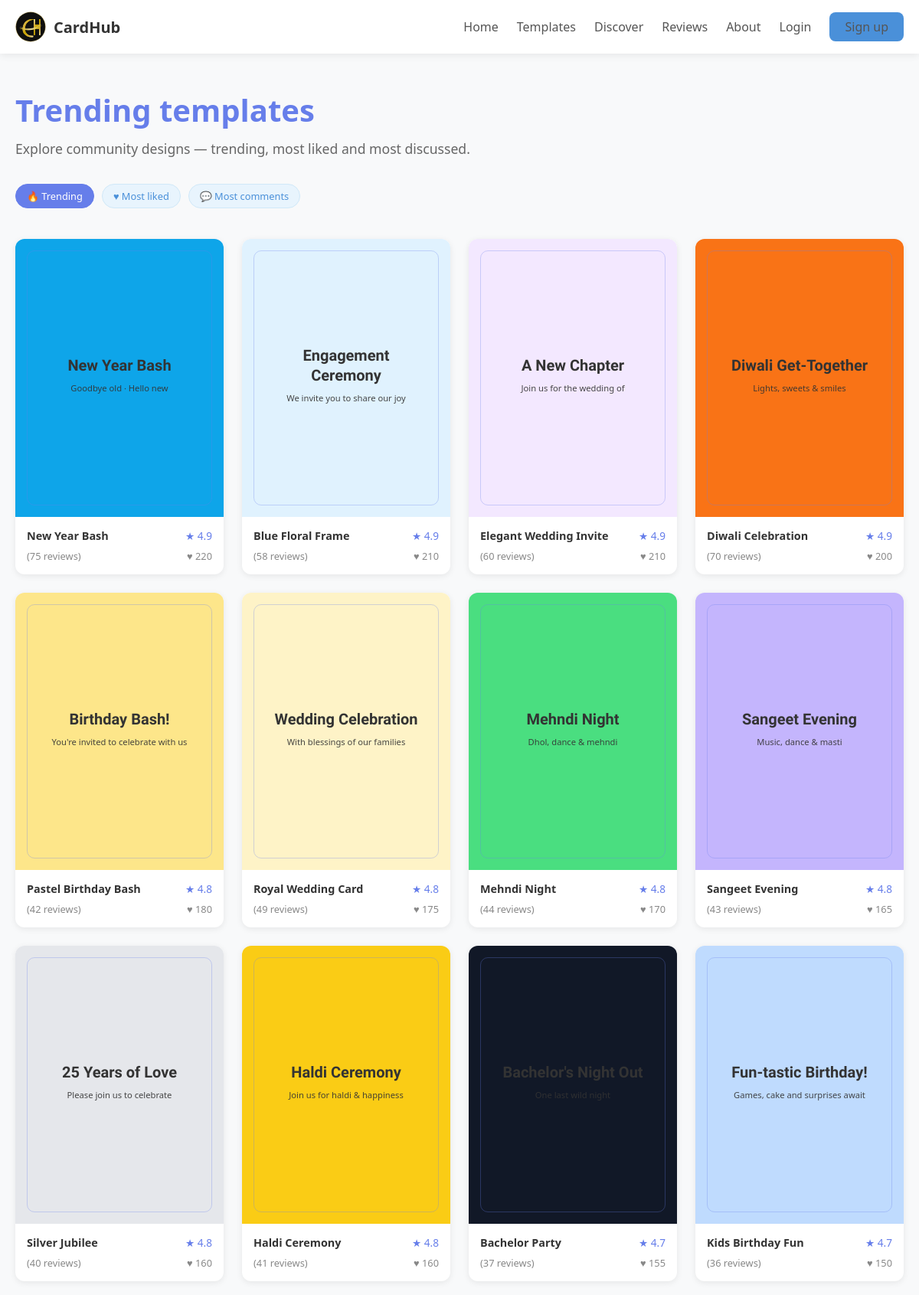
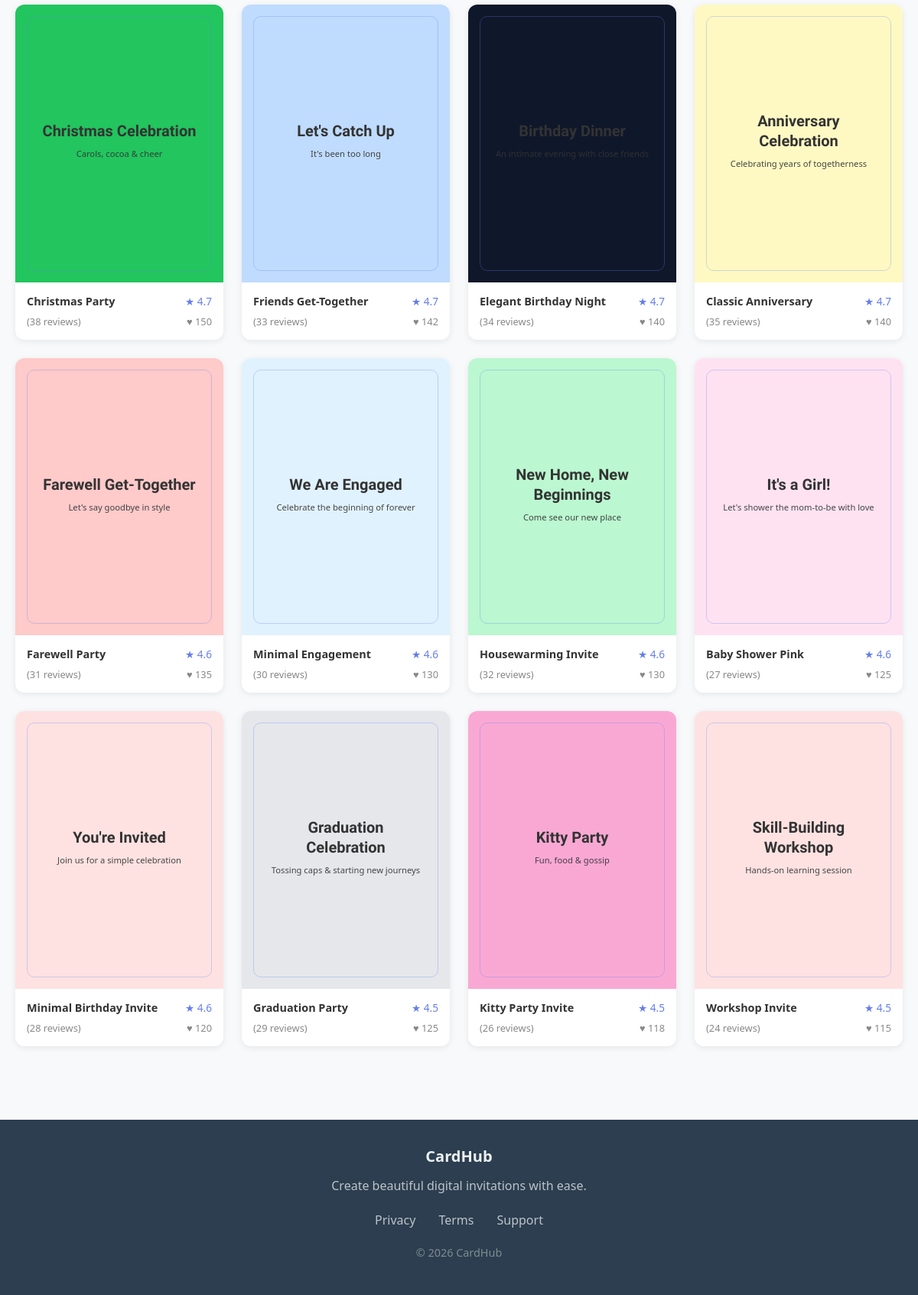
The app's page /discover with its own data (2 pictures, top to bottom).
### app.py (models this page shows, shortened)
class Template(db.Model):
    __tablename__ = "templates"
    id = db.Column(db.Integer, primary_key=True)
    name = db.Column(db.String(120), nullable=False)
    category = db.Column(db.String(80), nullable=False)
    thumbnail = db.Column(db.String(200), nullable=False, default="")
    bg_color = db.Column(db.String(20), nullable=False, default="#1e293b")
    bg_image = db.Column(db.String(200), nullable=True)
    title_text = db.Column(db.String(200), nullable=False)
    line1_text = db.Column(db.String(200), nullable=False)
    line2_text = db.Column(db.String(200), nullable=False)
    label_text = db.Column(db.String(200), nullable=True, default="")
    likes = db.Column(db.Integer, default=0)
    rating = db.Column(db.Float, default=4.7)
    review_count = db.Column(db.Integer, default=0)
    reviews = db.relationship("Review", backref="template", lazy=True)

### app.py (the view)
@app.route("/discover")
def discover():
    mode = request.args.get("mode", "trending")
    templates = Template.query.all()
    attach_meta(templates)
    if mode == "top-liked":
        templates_sorted = sorted(templates, key=lambda t: t.dynamic_likes, reverse=True)
        title = "Most liked templates"
    elif mode == "most-comments":
        templates_sorted = sorted(templates, key=lambda t: t.dynamic_reviews, reverse=True)
        title = "Most commented templates"
    else:
        templates_sorted = sorted(templates, key=lambda t: (t.dynamic_rating, t.dynamic_likes), reverse=True)
        title = "Trending templates"
    return render_template("discover.html", templates=templates_sorted[:24], mode=mode, title=title)

### app.py (called while the page is built)
def current_user():
    uid = session.get("user_id")
    if not uid:
        return None
    return db.session.get(User, uid)

def attach_meta(templates):
    for t in templates:
        base_likes = t.likes or random.randint(35, 220)
        base_reviews = t.review_count or random.randint(4, 45)
        base_rating = t.rating or round(random.uniform(4.2, 4.9), 1)
        real_reviews = t.reviews
        if real_reviews:
            base_reviews = len(real_reviews)
            base_rating = round(sum(r.rating for r in real_reviews) / len(real_reviews), 1)
        t.dynamic_likes = base_likes
        t.dynamic_reviews = base_reviews
        t.dynamic_rating = base_rating
        t.sample_comment = random.choice(REVIEW_SNIPPETS)

@app.context_processor
def inject_globals():
    user = current_user()
    return {
        "current_user_obj": user,
        "USER_ROLE": "free"
    }

### templates/discover.html (shortened to what this page needs)
{% extends 'base.html' %}
{% block content %}
<section class="section">
  <header class="container" style="margin-bottom: 40px;">
    <div style="display: flex; flex-direction: column; gap: 20px;">
      <div>
        <h1 style="font-size: 2.5rem; color: #667eea; margin-bottom: 10px;">{{ title }}</h1>
        <p style="color: #666; font-size: 1.1rem;">Explore community designs — trending, most liked and most discussed.</p>
      </div>
      <div style="display: flex; flex-wrap: wrap; gap: 10px;">
        <a href="{{ url_for('discover', mode='trending') }}" class="tag" style="{% if mode=='trending' %}background: #667eea; color: white; border-color: #667eea;{% endif %}">🔥 Trending</a>
        <a href="{{ url_for('discover', mode='top-liked') }}" class="tag" style="{% if mode=='top-liked' %}background: #667eea; color: white; border-color: #667eea;{% endif %}">♥ Most liked</a>
        <a href="{{ url_for('discover', mode='most-comments') }}" class="tag" style="{% if mode=='most-comments' %}background: #667eea; color: white; border-color: #667eea;{% endif %}">💬 Most comments</a>
      </div>
    </div>
  </header>
  <div class="container">
    {% if templates %}
    <div class="grid grid-4">
      {% for t in templates %}
      <a href="{{ url_for('template_detail', template_id=t.id) }}" style="text-decoration: none;">
        <div class="card" style="height: 100%;">
          {% if t.bg_image %}
          <div style="aspect-ratio: 3/4; background-image: url('{{ t.bg_image }}'); background-size: cover; background-position: center; display: flex; align-items: center; justify-content: center; position: relative;">
            <div style="position: absolute; inset: 0; background: rgba(0,0,0,0.5);"></div>
            <div style="position: absolute; inset: 15px; border-radius: 10px; border: 1px solid rgba(102, 126, 234, 0.3); pointer-events: none;"></div>
            <div style="position: relative; z-index: 1; color: white; text-align: center; padding: 15px; width: 85%;">
              {% if t.label_text %}<p style="font-size: 0.65rem; text-transform: uppercase; letter-spacing: 1px; opacity: 0.8;">{{ t.label_text }}</p>{% endif %}
              {% if t.title_text %}<h3 style="font-size: 1.25rem; font-family: 'Great Vibes', cursive; margin: 5px 0;">{{ t.title_text }}</h3>{% endif %}
              {% if t.line1_text %}<p style="font-size: 0.7rem; opacity: 0.9; margin-top: 8px;">{{ t.line1_text }}</p>{% endif %}
            </div>
          </div>
          {% else %}
          <div style="aspect-ratio: 3/4; background: {{ t.bg_color or '#f0f0f0' }}; display: flex; align-items: center; justify-content: center; text-align: center; padding: 15px; position: relative;">
            <div style="position: absolute; inset: 15px; border-radius: 10px; border: 1px solid rgba(102, 126, 234, 0.3); pointer-events: none;"></div>
            <div style="color: #333; width: 85%;">
              {% if t.title_text %}<h3 style="font-size: 1.25rem; font-family: 'Great Vibes', cursive; margin: 5px 0;">{{ t.title_text }}</h3>{% endif %}
              {% if t.line1_text %}<p style="font-size: 0.7rem; opacity: 0.9; margin-top: 8px;">{{ t.line1_text }}</p>{% endif %}
            </div>
          </div>
          {% endif %}
          <div style="padding: 15px;">
            <div style="display: flex; justify-content: space-between; align-items: center;">
              <span style="font-weight: 600; color: #333; font-size: 0.9rem;">{{ t.name }}</span>
              <span style="color: #667eea; font-size: 0.85rem;">★ {{ '%.1f'|format(t.dynamic_rating or 4.5) }}</span>
            </div>
            <div style="display: flex; justify-content: space-between; margin-top: 8px; font-size: 0.8rem; color: #888;">
              <span>({{ t.dynamic_reviews or 0 }} reviews)</span>
              <span>♥ {{ t.dynamic_likes or 0 }}</span>
            </div>
          </div>
        </div>
      </a>
      {% endfor %}
    </div>
    {% endif %}
  </div>
</section>
{% endblock %}

### templates/base.html (shortened to what this page needs)
<!DOCTYPE html>
<html lang="en">
<head>
<link href="{{ url_for('static', filename='css/styles.css') }}" rel="stylesheet"/>
</head>
<body>
{% set is_editor = request.endpoint in ['editor', 'edit_card'] %}
{% if not is_editor %}
<header class="navbar">
  <div class="container">
    <a class="navbar-brand" href="{{ url_for('index') }}">
      <img src="{{ url_for('static', filename='images/logo-ch.svg') }}" alt="CardHub" style="height: 40px; width: 40px;">
      <span>CardHub</span>
    </a>
    <ul class="navbar-menu">
      {% macro navlink(endpoint, label) %}
        <li><a href="{{ url_for(endpoint) }}" {% if request.endpoint == endpoint %}class="active"{% endif %}>{{ label }}</a></li>
      {% endmacro %}
      {{ navlink('index', 'Home') }}
      {{ navlink('templates_gallery', 'Templates') }}
      {{ navlink('discover', 'Discover') }}
      {{ navlink('reviews_page', 'Reviews') }}
      {{ navlink('about', 'About') }}
      {% if current_user_obj %}
        {{ navlink('profile', 'Profile') }}
        <li><a href="{{ url_for('logout') }}">Logout</a></li>
      {% else %}
        {{ navlink('login', 'Login') }}
        <li><a href="{{ url_for('register') }}" class="btn-primary" style="padding: 8px 20px;">Sign up</a></li>
      {% endif %}
    </ul>
  </div>
</header>
{% endif %}
{% if is_editor %}
<main style="flex: 1; width: 100%;">
{% else %}
<main>
{% endif %}
  {% block content %}{% endblock %}
</main>
{% if not is_editor %}
<footer class="footer">
  <div class="container">
    <p style="margin-bottom: 10px; font-size: 1.25rem; font-weight: 600;">CardHub</p>
    <p style="margin-bottom: 20px; color: #bdc3c7;">Create beautiful digital invitations with ease.</p>
    <div style="display: flex; justify-content: center; gap: 30px; margin-bottom: 20px;">
      <a href="#">Privacy</a>
      <a href="#">Terms</a>
      <a href="#">Support</a>
    </div>
    <p style="color: #7f8c8d; font-size: 0.9rem;">© 2026 CardHub</p>
  </div>
</footer>
{% endif %}
</body>
</html>

### static/css/styles.css (style rules this page uses)
* { -webkit-tap-highlight-color: transparent; box-sizing: border-box; }
html, body { overflow-x: hidden; scroll-behavior: smooth; }
body { background: #f8f9fa; font-family: 'Segoe UI', system-ui, sans-serif; color: #333; -webkit-font-smoothing: antialiased; min-height: 100vh; margin: 0; padding: 0; }
.container { max-width: 1200px; margin: 0 auto; padding: 0 20px; }
.btn-primary { display: inline-block; background: #4a90d9; color: white; font-weight: 500; padding: 12px 28px; border-radius: 8px; text-decoration: none; cursor: pointer; border: none; transition: background 0.3s ease; }
.card { background: white; border-radius: 12px; box-shadow: 0 2px 8px rgba(0,0,0,0.08); overflow: hidden; transition: transform 0.3s ease, box-shadow 0.3s ease; }
h1, h2, h3, h4, h5, h6 { margin: 0 0 12px 0; font-weight: 600; line-height: 1.3; }
h1 { font-size: 1.75rem; }
h3 { font-size: 1.25rem; }
p { margin: 0 0 12px 0; line-height: 1.6; }
a { color: #4a90d9; text-decoration: none; }
.navbar { background: white; box-shadow: 0 2px 10px rgba(0,0,0,0.08); padding: 15px 0; position: sticky; top: 0; z-index: 100; }
.navbar .container { display: flex; align-items: center; justify-content: space-between; }
.navbar-brand { display: flex; align-items: center; gap: 10px; font-size: 1.25rem; font-weight: 600; color: #333; }
.navbar-menu { display: flex; align-items: center; gap: 24px; list-style: none; margin: 0; padding: 0; }
.navbar-menu a { color: #555; font-weight: 500; transition: color 0.3s ease; padding: 8px 0; }
.footer { background: #2c3e50; color: #ecf0f1; padding: 32px 0; text-align: center; margin-top: 48px; }
.footer a { color: #bdc3c7; }
.section { padding: 48px 0; }
.grid { display: grid; gap: 1.5rem; }
.grid-4 { grid-template-columns: repeat(4, 1fr); }
.tag { display: inline-block; padding: 6px 14px; border-radius: 20px; font-size: 0.8rem; font-weight: 500; background: #e8f4fd; color: #4a90d9; border: 1px solid #d0e8f8; }

### records on screen
Template: title_text "New Year Bash", line1_text "Goodbye old · Hello new", name "New Year Bash", rating "4.9", review_count "75", likes "220"
Template: title_text "Engagement Ceremony", line1_text "We invite you to share our joy", name "Blue Floral Frame", rating "4.9", review_count "58", likes "210"
Template: title_text "A New Chapter", line1_text "Join us for the wedding of", name "Elegant Wedding Invite", rating "4.9", review_count "60", likes "210"
Template: title_text "Diwali Get-Together", line1_text "Lights, sweets & smiles", name "Diwali Celebration", rating "4.9", review_count "70", likes "200"
Template: title_text "Birthday Bash!", line1_text "You're invited to celebrate with us", name "Pastel Birthday Bash", rating "4.8", review_count "42", likes "180"
Template: title_text "Wedding Celebration", line1_text "With blessings of our families", name "Royal Wedding Card", rating "4.8", review_count "49", likes "175"
Template: title_text "Mehndi Night", line1_text "Dhol, dance & mehndi", name "Mehndi Night", rating "4.8", review_count "44", likes "170"
Template: title_text "Sangeet Evening", line1_text "Music, dance & masti", name "Sangeet Evening", rating "4.8", review_count "43", likes "165"
Template: title_text "25 Years of Love", line1_text "Please join us to celebrate", name "Silver Jubilee", rating "4.8", review_count "40", likes "160"
Template: title_text "Haldi Ceremony", line1_text "Join us for haldi & happiness", name "Haldi Ceremony", rating "4.8", review_count "41", likes "160"
Template: title_text "Bachelor's Night Out", line1_text "One last wild night", name "Bachelor Party", rating "4.7", review_count "37", likes "155"
Template: title_text "Fun-tastic Birthday!", line1_text "Games, cake and surprises await", name "Kids Birthday Fun", rating "4.7", review_count "36", likes "150"
Template: title_text "Christmas Celebration", line1_text "Carols, cocoa & cheer", name "Christmas Party", rating "4.7", review_count "38", likes "150"
Template: title_text "Let's Catch Up", line1_text "It's been too long", name "Friends Get-Together", rating "4.7", review_count "33", likes "142"
Template: title_text "Birthday Dinner", line1_text "An intimate evening with close friends", name "Elegant Birthday Night", rating "4.7", review_count "34", likes "140"
Template: title_text "Anniversary Celebration", line1_text "Celebrating years of togetherness", name "Classic Anniversary", rating "4.7", review_count "35", likes "140"
Template: title_text "Farewell Get-Together", line1_text "Let's say goodbye in style", name "Farewell Party", rating "4.6", review_count "31", likes "135"
Template: title_text "We Are Engaged", line1_text "Celebrate the beginning of forever", name "Minimal Engagement", rating "4.6", review_count "30", likes "130"
Template: title_text "New Home, New Beginnings", line1_text "Come see our new place", name "Housewarming Invite", rating "4.6", review_count "32", likes "130"
Template: title_text "It's a Girl!", line1_text "Let's shower the mom-to-be with love", name "Baby Shower Pink", rating "4.6", review_count "27", likes "125"
Template: title_text "You're Invited", line1_text "Join us for a simple celebration", name "Minimal Birthday Invite", rating "4.6", review_count "28", likes "120"
Template: title_text "Graduation Celebration", line1_text "Tossing caps & starting new journeys", name "Graduation Party", rating "4.5", review_count "29", likes "125"
Template: title_text "Kitty Party", line1_text "Fun, food & gossip", name "Kitty Party Invite", rating "4.5", review_count "26", likes "118"
Template: title_text "Skill-Building Workshop", line1_text "Hands-on learning session", name "Workshop Invite", rating "4.5", review_count "24", likes "115"

### other values on screen
{{ label }} "Home Templates Discover Reviews About Login"
{{ title }} "Trending templates"
